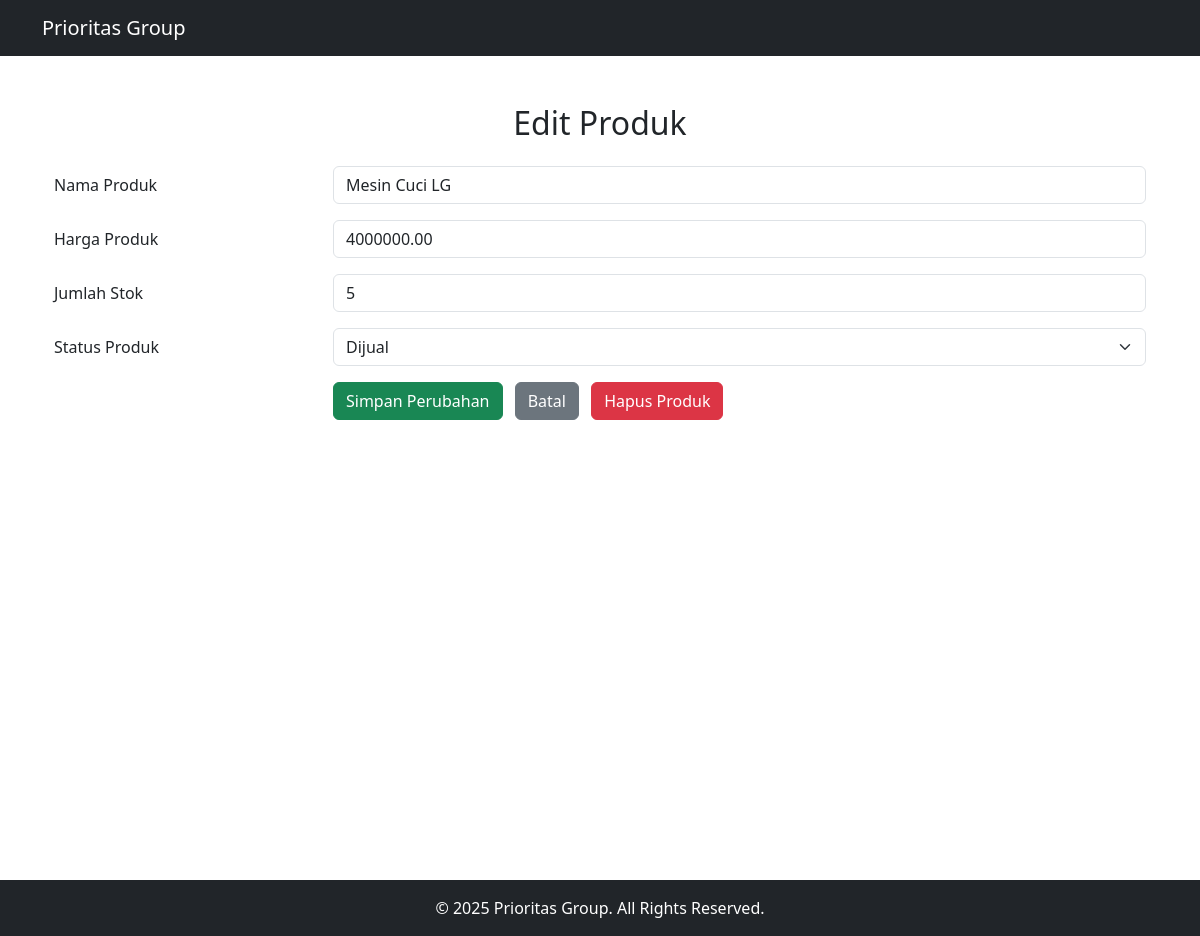
The page /product/edit/22 on the database its author committed.
### tables this page shows
CREATE TABLE `products` (
  `id` int NOT NULL,
  `name` varchar(255) NOT NULL,
  `price` decimal(10,2) NOT NULL,
  `stock` int NOT NULL,
  `is_sell` tinyint(1) NOT NULL DEFAULT '1',
  `created_at` timestamp NULL DEFAULT CURRENT_TIMESTAMP,
  `updated_at` timestamp NULL DEFAULT CURRENT_TIMESTAMP ON UPDATE CURRENT_TIMESTAMP
);

### application/controllers/Product.php (called while the page is built, shortened)
<?php
class Product extends CI_Controller {
    public function __construct() {
        $this->load->model('Product_model');
        $this->load->database();
        $this->load->helper('url');
        $this->load->library('session');
        $this->load->library('form_validation');
    }
    public function edit($id) {
        $data['product'] = $this->Product_model->get_product_by_id($id);
        $this->load->view('product_edit', $data);
    }
}

### index.php (called while the page is built, shortened)
<?php
require_once BASEPATH.'core/CodeIgniter.php';

### application/models/Product_model.php (called while the page is built, shortened)
<?php
class Product_model extends CI_Model {
    public function get_product_by_id($id) {
        $this->db->where('id', $id);
        $query = $this->db->get('products');
        return $query->row_array();
    }
}
?>

### application/views/product_edit.php (the view, shortened to what this page needs)
<?php
    include('layout/header.php');
?>
<h2 class="my-4 text-center">Edit Produk</h2>
<form method="POST" action="<?= base_url('product/update/'.$product['id']); ?>" class="container">
    <div class="row mb-3">
        <label for="name" class="col-sm-3 col-form-label">Nama Produk</label>
        <div class="col-sm-9">
            <input type="text" name="name" id="name" class="form-control" value="<?= $product['name']; ?>" required>
        </div>
    </div>
    <div class="row mb-3">
        <label for="price" class="col-sm-3 col-form-label">Harga Produk</label>
        <div class="col-sm-9">
            <input type="number" name="price" id="price" class="form-control" value="<?= $product['price']; ?>" required>
        </div>
    </div>
    <div class="row mb-3">
        <label for="stock" class="col-sm-3 col-form-label">Jumlah Stok</label>
        <div class="col-sm-9">
            <input type="number" name="stock" id="stock" class="form-control" value="<?= $product['stock']; ?>" required>
        </div>
    </div>
    <div class="row mb-3">
        <label for="status" class="col-sm-3 col-form-label">Status Produk</label>
        <div class="col-sm-9">
            <select name="is_sell" id="status" class="form-select">
                <option value="1" <?= $product['is_sell'] == 1 ? 'selected' : ''; ?>>Dijual</option>
            </select>
        </div>
    </div>
    <div class="row">
        <div class="col-sm-9 offset-sm-3">
            <button type="submit" class="btn btn-success me-2">Simpan Perubahan</button>
            <a href="<?= base_url('product'); ?>" class="btn btn-secondary me-2">Batal</a>
            <a href="<?= base_url('product/delete/'.$product['id']); ?>" class="btn btn-danger delete-edit-product" data-id="<?= $product['id']; ?>">Hapus Produk</a>
        </div>
    </div>
</form>
<?php include('layout/footer.php'); ?>

### rows shown on the page
products: name "Mesin Cuci LG", price "4000000.00", stock "5", is_sell "Dijual"
